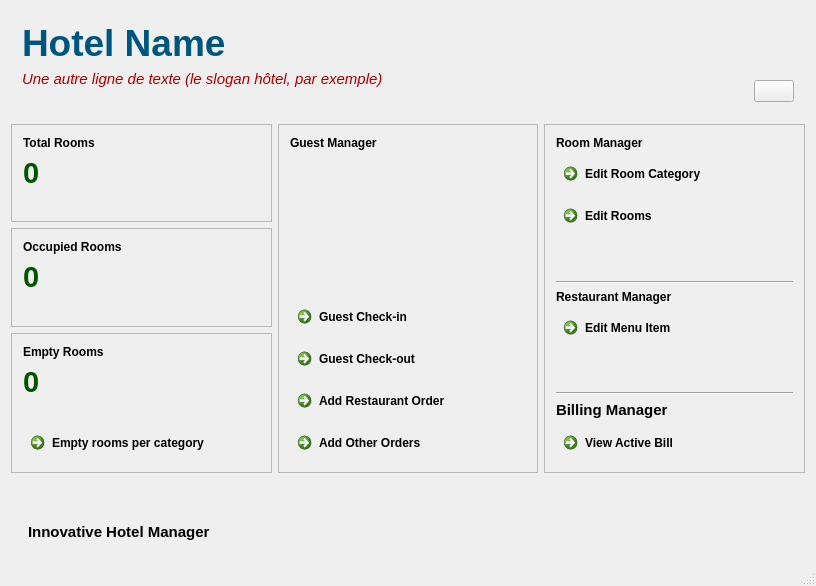
<?xml version="1.0" encoding="UTF-8"?>
<ui version="4.0">
 <class>mainWindow</class>
 <widget class="QMainWindow" name="mainWindow">
  <property name="geometry">
   <rect>
    <x>0</x>
    <y>0</y>
    <width>816</width>
    <height>586</height>
   </rect>
  </property>
  <property name="windowTitle">
   <string>Innovative Hotel Manager</string>
  </property>
  <property name="windowIcon">
   <iconset>
    <normaloff>img/icon.png</normaloff>img/icon.png</iconset>
  </property>
  <widget class="QWidget" name="centralWidget">
   <layout class="QGridLayout" name="gridLayout_2">
    <item row="1" column="0">
     <layout class="QHBoxLayout" name="horizontalLayout">
      <item>
       <layout class="QGridLayout" name="gridLayout">
        <item row="0" column="0">
         <widget class="QFrame" name="frame">
          <property name="frameShape">
           <enum>QFrame::StyledPanel</enum>
          </property>
          <property name="frameShadow">
           <enum>QFrame::Sunken</enum>
          </property>
          <layout class="QVBoxLayout" name="verticalLayout">
           <item>
            <widget class="QLabel" name="label_4">
             <property name="text">
              <string>&lt;b&gt;Total Rooms&lt;/b&gt;</string>
             </property>
            </widget>
           </item>
           <item>
            <widget class="QLabel" name="totalL">
             <property name="palette">
              <palette>
               <active>
                <colorrole role="WindowText">
                 <brush brushstyle="SolidPattern">
                  <color alpha="255">
                   <red>0</red>
                   <green>85</green>
                   <blue>0</blue>
                  </color>
                 </brush>
                </colorrole>
                <colorrole role="Text">
                 <brush brushstyle="SolidPattern">
                  <color alpha="255">
                   <red>0</red>
                   <green>85</green>
                   <blue>0</blue>
                  </color>
                 </brush>
                </colorrole>
                <colorrole role="ButtonText">
                 <brush brushstyle="SolidPattern">
                  <color alpha="255">
                   <red>0</red>
                   <green>85</green>
                   <blue>0</blue>
                  </color>
                 </brush>
                </colorrole>
               </active>
               <inactive>
                <colorrole role="WindowText">
                 <brush brushstyle="SolidPattern">
                  <color alpha="255">
                   <red>0</red>
                   <green>85</green>
                   <blue>0</blue>
                  </color>
                 </brush>
                </colorrole>
                <colorrole role="Text">
                 <brush brushstyle="SolidPattern">
                  <color alpha="255">
                   <red>0</red>
                   <green>85</green>
                   <blue>0</blue>
                  </color>
                 </brush>
                </colorrole>
                <colorrole role="ButtonText">
                 <brush brushstyle="SolidPattern">
                  <color alpha="255">
                   <red>0</red>
                   <green>85</green>
                   <blue>0</blue>
                  </color>
                 </brush>
                </colorrole>
               </inactive>
               <disabled>
                <colorrole role="WindowText">
                 <brush brushstyle="SolidPattern">
                  <color alpha="255">
                   <red>0</red>
                   <green>85</green>
                   <blue>0</blue>
                  </color>
                 </brush>
                </colorrole>
                <colorrole role="Text">
                 <brush brushstyle="SolidPattern">
                  <color alpha="255">
                   <red>0</red>
                   <green>85</green>
                   <blue>0</blue>
                  </color>
                 </brush>
                </colorrole>
                <colorrole role="ButtonText">
                 <brush brushstyle="SolidPattern">
                  <color alpha="255">
                   <red>0</red>
                   <green>85</green>
                   <blue>0</blue>
                  </color>
                 </brush>
                </colorrole>
               </disabled>
              </palette>
             </property>
             <property name="font">
              <font>
               <pointsize>22</pointsize>
               <weight>75</weight>
               <bold>true</bold>
              </font>
             </property>
             <property name="styleSheet">
              <string notr="true">QLabel {
color: rgb(0, 85, 0)
}</string>
             </property>
             <property name="text">
              <string>0</string>
             </property>
            </widget>
           </item>
           <item>
            <spacer name="verticalSpacer">
             <property name="orientation">
              <enum>Qt::Vertical</enum>
             </property>
             <property name="sizeHint" stdset="0">
              <size>
               <width>20</width>
               <height>20</height>
              </size>
             </property>
            </spacer>
           </item>
          </layout>
         </widget>
        </item>
        <item row="1" column="0">
         <widget class="QFrame" name="frame_2">
          <property name="frameShape">
           <enum>QFrame::StyledPanel</enum>
          </property>
          <property name="frameShadow">
           <enum>QFrame::Sunken</enum>
          </property>
          <layout class="QVBoxLayout" name="verticalLayout_2">
           <item>
            <widget class="QLabel" name="label_6">
             <property name="text">
              <string>&lt;b&gt;Occupied Rooms&lt;/b&gt;</string>
             </property>
            </widget>
           </item>
           <item>
            <widget class="QLabel" name="occupiedL">
             <property name="palette">
              <palette>
               <active>
                <colorrole role="WindowText">
                 <brush brushstyle="SolidPattern">
                  <color alpha="255">
                   <red>0</red>
                   <green>85</green>
                   <blue>0</blue>
                  </color>
                 </brush>
                </colorrole>
                <colorrole role="Text">
                 <brush brushstyle="SolidPattern">
                  <color alpha="255">
                   <red>0</red>
                   <green>85</green>
                   <blue>0</blue>
                  </color>
                 </brush>
                </colorrole>
                <colorrole role="ButtonText">
                 <brush brushstyle="SolidPattern">
                  <color alpha="255">
                   <red>0</red>
                   <green>85</green>
                   <blue>0</blue>
                  </color>
                 </brush>
                </colorrole>
               </active>
               <inactive>
                <colorrole role="WindowText">
                 <brush brushstyle="SolidPattern">
                  <color alpha="255">
                   <red>0</red>
                   <green>85</green>
                   <blue>0</blue>
                  </color>
                 </brush>
                </colorrole>
                <colorrole role="Text">
                 <brush brushstyle="SolidPattern">
                  <color alpha="255">
                   <red>0</red>
                   <green>85</green>
                   <blue>0</blue>
                  </color>
                 </brush>
                </colorrole>
                <colorrole role="ButtonText">
                 <brush brushstyle="SolidPattern">
                  <color alpha="255">
                   <red>0</red>
                   <green>85</green>
                   <blue>0</blue>
                  </color>
                 </brush>
                </colorrole>
               </inactive>
               <disabled>
                <colorrole role="WindowText">
                 <brush brushstyle="SolidPattern">
                  <color alpha="255">
                   <red>0</red>
                   <green>85</green>
                   <blue>0</blue>
                  </color>
                 </brush>
                </colorrole>
                <colorrole role="Text">
                 <brush brushstyle="SolidPattern">
                  <color alpha="255">
                   <red>0</red>
                   <green>85</green>
                   <blue>0</blue>
                  </color>
                 </brush>
                </colorrole>
                <colorrole role="ButtonText">
                 <brush brushstyle="SolidPattern">
                  <color alpha="255">
                   <red>0</red>
                   <green>85</green>
                   <blue>0</blue>
                  </color>
                 </brush>
                </colorrole>
               </disabled>
              </palette>
             </property>
             <property name="font">
              <font>
               <pointsize>22</pointsize>
               <weight>75</weight>
               <bold>true</bold>
              </font>
             </property>
             <property name="styleSheet">
              <string notr="true">QLabel {
color: rgb(0, 85, 0)
}</string>
             </property>
             <property name="text">
              <string>0</string>
             </property>
            </widget>
           </item>
           <item>
            <spacer name="verticalSpacer_2">
             <property name="orientation">
              <enum>Qt::Vertical</enum>
             </property>
             <property name="sizeHint" stdset="0">
              <size>
               <width>20</width>
               <height>21</height>
              </size>
             </property>
            </spacer>
           </item>
          </layout>
         </widget>
        </item>
        <item row="2" column="0">
         <widget class="QFrame" name="frame_3">
          <property name="frameShape">
           <enum>QFrame::StyledPanel</enum>
          </property>
          <property name="frameShadow">
           <enum>QFrame::Sunken</enum>
          </property>
          <layout class="QVBoxLayout" name="verticalLayout_3">
           <item>
            <widget class="QLabel" name="label_8">
             <property name="text">
              <string>&lt;b&gt;Empty Rooms&lt;/b&gt;</string>
             </property>
            </widget>
           </item>
           <item>
            <widget class="QLabel" name="emptyL">
             <property name="palette">
              <palette>
               <active>
                <colorrole role="WindowText">
                 <brush brushstyle="SolidPattern">
                  <color alpha="255">
                   <red>0</red>
                   <green>85</green>
                   <blue>0</blue>
                  </color>
                 </brush>
                </colorrole>
                <colorrole role="Text">
                 <brush brushstyle="SolidPattern">
                  <color alpha="255">
                   <red>0</red>
                   <green>85</green>
                   <blue>0</blue>
                  </color>
                 </brush>
                </colorrole>
                <colorrole role="ButtonText">
                 <brush brushstyle="SolidPattern">
                  <color alpha="255">
                   <red>0</red>
                   <green>85</green>
                   <blue>0</blue>
                  </color>
                 </brush>
                </colorrole>
               </active>
               <inactive>
                <colorrole role="WindowText">
                 <brush brushstyle="SolidPattern">
                  <color alpha="255">
                   <red>0</red>
                   <green>85</green>
                   <blue>0</blue>
                  </color>
                 </brush>
                </colorrole>
                <colorrole role="Text">
                 <brush brushstyle="SolidPattern">
                  <color alpha="255">
                   <red>0</red>
                   <green>85</green>
                   <blue>0</blue>
                  </color>
                 </brush>
                </colorrole>
                <colorrole role="ButtonText">
                 <brush brushstyle="SolidPattern">
                  <color alpha="255">
                   <red>0</red>
                   <green>85</green>
                   <blue>0</blue>
                  </color>
                 </brush>
                </colorrole>
               </inactive>
               <disabled>
                <colorrole role="WindowText">
                 <brush brushstyle="SolidPattern">
                  <color alpha="255">
                   <red>0</red>
                   <green>85</green>
                   <blue>0</blue>
                  </color>
                 </brush>
                </colorrole>
                <colorrole role="Text">
                 <brush brushstyle="SolidPattern">
                  <color alpha="255">
                   <red>0</red>
                   <green>85</green>
                   <blue>0</blue>
                  </color>
                 </brush>
                </colorrole>
                <colorrole role="ButtonText">
                 <brush brushstyle="SolidPattern">
                  <color alpha="255">
                   <red>0</red>
                   <green>85</green>
                   <blue>0</blue>
                  </color>
                 </brush>
                </colorrole>
               </disabled>
              </palette>
             </property>
             <property name="font">
              <font>
               <pointsize>22</pointsize>
               <weight>75</weight>
               <bold>true</bold>
              </font>
             </property>
             <property name="styleSheet">
              <string notr="true">QLabel {
color: rgb(0, 85, 0)
}</string>
             </property>
             <property name="text">
              <string>0</string>
             </property>
            </widget>
           </item>
           <item>
            <spacer name="verticalSpacer_4">
             <property name="orientation">
              <enum>Qt::Vertical</enum>
             </property>
             <property name="sizeHint" stdset="0">
              <size>
               <width>20</width>
               <height>20</height>
              </size>
             </property>
            </spacer>
           </item>
           <item>
            <widget class="QCommandLinkButton" name="button1">
             <property name="text">
              <string>Empty rooms per category</string>
             </property>
            </widget>
           </item>
          </layout>
         </widget>
        </item>
       </layout>
      </item>
      <item>
       <widget class="QFrame" name="frame_4">
        <property name="frameShape">
         <enum>QFrame::StyledPanel</enum>
        </property>
        <property name="frameShadow">
         <enum>QFrame::Sunken</enum>
        </property>
        <layout class="QVBoxLayout" name="verticalLayout_4">
         <item>
          <widget class="QLabel" name="label_11">
           <property name="text">
            <string>&lt;b&gt;Guest Manager&lt;/b&gt;</string>
           </property>
          </widget>
         </item>
         <item>
          <spacer name="verticalSpacer_3">
           <property name="orientation">
            <enum>Qt::Vertical</enum>
           </property>
           <property name="sizeHint" stdset="0">
            <size>
             <width>20</width>
             <height>40</height>
            </size>
           </property>
          </spacer>
         </item>
         <item>
          <widget class="QCommandLinkButton" name="button2">
           <property name="toolTip">
            <string/>
           </property>
           <property name="statusTip">
            <string/>
           </property>
           <property name="text">
            <string>Guest Check-in</string>
           </property>
          </widget>
         </item>
         <item>
          <widget class="QCommandLinkButton" name="button3">
           <property name="text">
            <string>Guest Check-out</string>
           </property>
          </widget>
         </item>
         <item>
          <widget class="QCommandLinkButton" name="button4">
           <property name="text">
            <string>Add Restaurant Order</string>
           </property>
          </widget>
         </item>
         <item>
          <widget class="QCommandLinkButton" name="button5">
           <property name="text">
            <string>Add Other Orders</string>
           </property>
          </widget>
         </item>
        </layout>
       </widget>
      </item>
      <item>
       <widget class="QFrame" name="frame_5">
        <property name="frameShape">
         <enum>QFrame::StyledPanel</enum>
        </property>
        <property name="frameShadow">
         <enum>QFrame::Sunken</enum>
        </property>
        <layout class="QVBoxLayout" name="verticalLayout_5">
         <item>
          <widget class="QLabel" name="label_3">
           <property name="text">
            <string>&lt;b&gt;Room Manager&lt;/b&gt;</string>
           </property>
          </widget>
         </item>
         <item>
          <widget class="QCommandLinkButton" name="button6">
           <property name="text">
            <string>Edit Room Category</string>
           </property>
          </widget>
         </item>
         <item>
          <widget class="QCommandLinkButton" name="button7">
           <property name="text">
            <string>Edit Rooms</string>
           </property>
          </widget>
         </item>
         <item>
          <spacer name="verticalSpacer_5">
           <property name="orientation">
            <enum>Qt::Vertical</enum>
           </property>
           <property name="sizeHint" stdset="0">
            <size>
             <width>20</width>
             <height>40</height>
            </size>
           </property>
          </spacer>
         </item>
         <item>
          <widget class="Line" name="line">
           <property name="frameShadow">
            <enum>QFrame::Sunken</enum>
           </property>
           <property name="orientation">
            <enum>Qt::Horizontal</enum>
           </property>
          </widget>
         </item>
         <item>
          <widget class="QLabel" name="label_12">
           <property name="text">
            <string>&lt;b&gt;Restaurant Manager&lt;/b&gt;</string>
           </property>
          </widget>
         </item>
         <item>
          <widget class="QCommandLinkButton" name="button8">
           <property name="text">
            <string>Edit Menu Item</string>
           </property>
          </widget>
         </item>
         <item>
          <spacer name="verticalSpacer_6">
           <property name="orientation">
            <enum>Qt::Vertical</enum>
           </property>
           <property name="sizeHint" stdset="0">
            <size>
             <width>20</width>
             <height>40</height>
            </size>
           </property>
          </spacer>
         </item>
         <item>
          <widget class="Line" name="line_2">
           <property name="frameShadow">
            <enum>QFrame::Sunken</enum>
           </property>
           <property name="orientation">
            <enum>Qt::Horizontal</enum>
           </property>
          </widget>
         </item>
         <item>
          <widget class="QLabel" name="label_14">
           <property name="text">
            <string>&lt;!DOCTYPE HTML PUBLIC &quot;-//W3C//DTD HTML 4.0//EN&quot; &quot;http://www.w3.org/TR/REC-html40/strict.dtd&quot;&gt;
&lt;html&gt;&lt;head&gt;&lt;meta name=&quot;qrichtext&quot; content=&quot;1&quot; /&gt;&lt;style type=&quot;text/css&quot;&gt;
p, li { white-space: pre-wrap; }
&lt;/style&gt;&lt;/head&gt;&lt;body style=&quot; font-family:'Ubuntu'; font-size:11pt; font-weight:400; font-style:normal;&quot;&gt;
&lt;p style=&quot; margin-top:0px; margin-bottom:0px; margin-left:0px; margin-right:0px; -qt-block-indent:0; text-indent:0px;&quot;&gt;&lt;span style=&quot; font-weight:600;&quot;&gt;Billing Manager&lt;/span&gt;&lt;/p&gt;&lt;/body&gt;&lt;/html&gt;</string>
           </property>
          </widget>
         </item>
         <item>
          <widget class="QCommandLinkButton" name="button9">
           <property name="text">
            <string>View Active Bill</string>
           </property>
          </widget>
         </item>
        </layout>
       </widget>
      </item>
     </layout>
    </item>
    <item row="2" column="0">
     <spacer name="verticalSpacer_8">
      <property name="orientation">
       <enum>Qt::Vertical</enum>
      </property>
      <property name="sizeHint" stdset="0">
       <size>
        <width>20</width>
        <height>40</height>
       </size>
      </property>
     </spacer>
    </item>
    <item row="3" column="0">
     <widget class="QWidget" name="widget_2" native="true">
      <layout class="QGridLayout" name="gridLayout_4">
       <item row="0" column="0">
        <layout class="QHBoxLayout" name="horizontalLayout_2">
         <item>
          <widget class="QLabel" name="label">
           <property name="text">
            <string>&lt;!DOCTYPE HTML PUBLIC &quot;-//W3C//DTD HTML 4.0//EN&quot; &quot;http://www.w3.org/TR/REC-html40/strict.dtd&quot;&gt;
&lt;html&gt;&lt;head&gt;&lt;meta name=&quot;qrichtext&quot; content=&quot;1&quot; /&gt;&lt;style type=&quot;text/css&quot;&gt;
p, li { white-space: pre-wrap; }
&lt;/style&gt;&lt;/head&gt;&lt;body style=&quot; font-family:'Ubuntu'; font-size:11pt; font-weight:400; font-style:normal;&quot;&gt;
&lt;p style=&quot; margin-top:0px; margin-bottom:0px; margin-left:0px; margin-right:0px; -qt-block-indent:0; text-indent:0px;&quot;&gt;&lt;img src=&quot;:/img/img/icon.png&quot; /&gt;&lt;/p&gt;&lt;/body&gt;&lt;/html&gt;</string>
           </property>
          </widget>
         </item>
         <item>
          <widget class="QLabel" name="label_10">
           <property name="text">
            <string>&lt;!DOCTYPE HTML PUBLIC &quot;-//W3C//DTD HTML 4.0//EN&quot; &quot;http://www.w3.org/TR/REC-html40/strict.dtd&quot;&gt;
&lt;html&gt;&lt;head&gt;&lt;meta name=&quot;qrichtext&quot; content=&quot;1&quot; /&gt;&lt;style type=&quot;text/css&quot;&gt;
p, li { white-space: pre-wrap; }
&lt;/style&gt;&lt;/head&gt;&lt;body style=&quot; font-family:'Ubuntu'; font-size:11pt; font-weight:400; font-style:normal;&quot;&gt;
&lt;p style=&quot; margin-top:0px; margin-bottom:0px; margin-left:0px; margin-right:0px; -qt-block-indent:0; text-indent:0px;&quot;&gt;&lt;span style=&quot; font-weight:600;&quot;&gt;Innovative Hotel Manager&lt;/span&gt;&lt;/p&gt;&lt;/body&gt;&lt;/html&gt;</string>
           </property>
          </widget>
         </item>
        </layout>
       </item>
       <item row="0" column="1">
        <spacer name="horizontalSpacer_2">
         <property name="orientation">
          <enum>Qt::Horizontal</enum>
         </property>
         <property name="sizeHint" stdset="0">
          <size>
           <width>40</width>
           <height>20</height>
          </size>
         </property>
        </spacer>
       </item>
      </layout>
     </widget>
    </item>
    <item row="0" column="0">
     <widget class="QWidget" name="widget" native="true">
      <layout class="QGridLayout" name="gridLayout_3">
       <item row="0" column="0" rowspan="2">
        <layout class="QVBoxLayout" name="verticalLayout_6">
         <item>
          <widget class="QLabel" name="name">
           <property name="font">
            <font>
             <pointsize>28</pointsize>
             <weight>75</weight>
             <bold>true</bold>
            </font>
           </property>
           <property name="styleSheet">
            <string notr="true">QLabel {
color: rgb(0, 85, 127)
}</string>
           </property>
           <property name="text">
            <string>Hotel Name</string>
           </property>
          </widget>
         </item>
         <item>
          <widget class="QLabel" name="motto">
           <property name="font">
            <font>
             <pointsize>11</pointsize>
             <weight>50</weight>
             <italic>true</italic>
             <bold>false</bold>
             <kerning>true</kerning>
            </font>
           </property>
           <property name="styleSheet">
            <string notr="true">QLabel {
color: rgb(170, 0, 0)
}</string>
           </property>
           <property name="text">
            <string>Une autre ligne de texte (le slogan hôtel, par exemple)</string>
           </property>
          </widget>
         </item>
         <item>
          <spacer name="verticalSpacer_7">
           <property name="orientation">
            <enum>Qt::Vertical</enum>
           </property>
           <property name="sizeHint" stdset="0">
            <size>
             <width>17</width>
             <height>28</height>
            </size>
           </property>
          </spacer>
         </item>
        </layout>
       </item>
       <item row="1" column="1">
        <spacer name="horizontalSpacer">
         <property name="orientation">
          <enum>Qt::Horizontal</enum>
         </property>
         <property name="sizeHint" stdset="0">
          <size>
           <width>385</width>
           <height>32</height>
          </size>
         </property>
        </spacer>
       </item>
       <item row="1" column="2">
        <widget class="QPushButton" name="button10">
         <property name="toolTip">
          <string/>
         </property>
         <property name="text">
          <string/>
         </property>
         <property name="icon">
          <iconset resource="images.qrc">
           <normaloff>:/img/img/largeIcon.png</normaloff>:/img/img/largeIcon.png</iconset>
         </property>
         <property name="iconSize">
          <size>
           <width>25</width>
           <height>25</height>
          </size>
         </property>
        </widget>
       </item>
      </layout>
     </widget>
    </item>
   </layout>
  </widget>
  <widget class="QStatusBar" name="statusBar"/>
  <action name="actionGuest_Check_in">
   <property name="text">
    <string>Guest Check &amp;In</string>
   </property>
  </action>
  <action name="actionGuest_Check_out">
   <property name="text">
    <string>Guest Check &amp;Out</string>
   </property>
  </action>
  <action name="actionAdd_Restaurant_Orders">
   <property name="text">
    <string>Add &amp;Restaurant Orders</string>
   </property>
  </action>
  <action name="actionAdd_Other_Orders">
   <property name="text">
    <string>&amp;Add Other Orders</string>
   </property>
  </action>
  <action name="actionEdit_Room_Categories">
   <property name="text">
    <string>Edit Room &amp;Categories</string>
   </property>
  </action>
  <action name="actionEdit_Rooms">
   <property name="text">
    <string>Edit &amp;Rooms</string>
   </property>
  </action>
  <action name="actionEdit_Restaurant_Menu">
   <property name="text">
    <string>Edit Restaurant &amp;Menu</string>
   </property>
  </action>
  <action name="actionActive_Bill">
   <property name="text">
    <string>Active &amp;Bill</string>
   </property>
  </action>
  <action name="actionUser_Guide">
   <property name="text">
    <string>User Guide</string>
   </property>
  </action>
  <action name="actionReport_Bug">
   <property name="text">
    <string>Report Bug</string>
   </property>
  </action>
  <action name="actionGet_Source">
   <property name="text">
    <string>Get Source</string>
   </property>
  </action>
  <action name="actionAbout_Innovative_Hotel_Manager">
   <property name="text">
    <string>About Innovative Hotel Manager</string>
   </property>
  </action>
  <action name="actionAbout_Qt">
   <property name="text">
    <string>About Qt</string>
   </property>
  </action>
 </widget>
 <layoutdefault spacing="6" margin="11"/>
 <resources>
  <include location="images.qrc"/>
 </resources>
 <connections/>
</ui>
